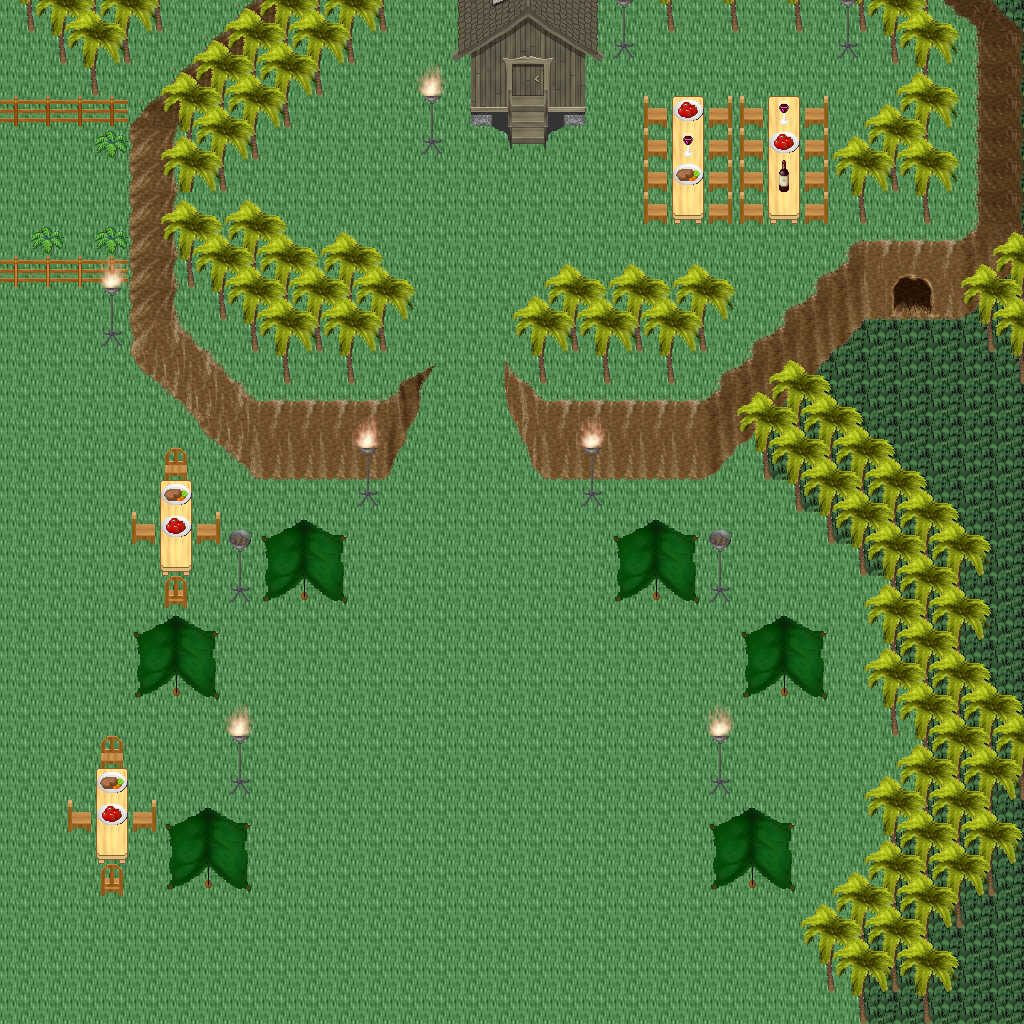

Below is a game level as drawn by its tile map, then a one-line description and the .tmx that defines it (tile-layer data replaced by summaries):
An orthogonal 32x32 tile map with 32x32 px tiles, 5 tile layers (Ground, Objects, Objects2, Above, ...), 1 hidden layer not drawn, 35 tilesets.

<map version="1.10" tiledversion="1.11.0" orientation="orthogonal" renderorder="right-down" width="32" height="32" tilewidth="32" tileheight="32" infinite="0" nextlayerid="11" nextobjectid="1">
 <tileset firstgid="1" name="ground_ground" tilewidth="32" tileheight="32" tilecount="33" columns="3">
  <image source="../drawable/ground_ground.png" width="96" height="352" />
 </tileset>
 <tileset firstgid="34" name="ground_water_pool" tilewidth="32" tileheight="32" tilecount="72" columns="3">
  <image source="../drawable/ground_water_pool.png" width="96" height="768" />
 </tileset>
 <tileset firstgid="106" name="ground_water_pool_corners" tilewidth="32" tileheight="32" tilecount="72" columns="3">
  <image source="../drawable/ground_water_pool_corners.png" width="96" height="768" />
 </tileset>
 <tileset firstgid="178" name="ground_grass_edges" tilewidth="32" tileheight="32" tilecount="36" columns="12">
  <image source="../drawable/ground_grass_edges.png" width="384" height="96" />
 </tileset>
 <tileset firstgid="214" name="ground_grass_corners" tilewidth="32" tileheight="32" tilecount="24" columns="6">
  <image source="../drawable/ground_grass_corners.png" width="192" height="128" />
 </tileset>
 <tileset firstgid="238" name="plant_tree_palm_tree" tilewidth="32" tileheight="32" tilecount="6" columns="2">
  <image source="../drawable/plant_tree_palm_tree.png" width="64" height="96" />
 </tileset>
 <tileset firstgid="244" name="logic_creature_animal" tilewidth="32" tileheight="32" tilecount="32" columns="8">
  <image source="../drawable/logic_creature_animal.png" width="256" height="128" />
 </tileset>
 <tileset firstgid="276" name="logic_collision" tilewidth="32" tileheight="32" tilecount="1" columns="1">
  <image source="../drawable/logic_collision.png" width="32" height="32" />
 </tileset>
 <tileset firstgid="277" name="ground_ridge_earth_pale" tilewidth="32" tileheight="32" tilecount="96" columns="12">
  <image source="../drawable/ground_ridge_earth_pale.png" width="384" height="256" />
 </tileset>
 <tileset firstgid="373" name="object_tent" tilewidth="32" tileheight="32" tilecount="9" columns="3">
  <image source="../drawable/object_tent.png" width="96" height="96" />
 </tileset>
 <tileset firstgid="382" name="furniture_light_iron_lamp" tilewidth="32" tileheight="32" tilecount="3" columns="1">
  <image source="../drawable/furniture_light_iron_lamp.png" width="32" height="96" />
 </tileset>
 <tileset firstgid="385" name="furniture_light_flames" tilewidth="32" tileheight="32" tilecount="6" columns="6">
  <image source="../drawable/furniture_light_flames.png" width="192" height="32" />
 </tileset>
 <tileset firstgid="391" name="furniture_table_long_front_on_pale" tilewidth="32" tileheight="32" tilecount="3" columns="1">
  <image source="../drawable/furniture_table_long_front_on_pale.png" width="32" height="96" />
 </tileset>
 <tileset firstgid="394" name="furniture_chair_wooden_pale" tilewidth="32" tileheight="32" tilecount="4" columns="2">
  <image source="../drawable/furniture_chair_wooden_pale.png" width="64" height="64" />
 </tileset>
 <tileset firstgid="398" name="item_food_meals_1" tilewidth="32" tileheight="32" tilecount="2" columns="2">
  <image source="../drawable/item_food_meals_1.png" width="64" height="32" />
 </tileset>
 <tileset firstgid="400" name="item_drink_red_wine" tilewidth="32" tileheight="32" tilecount="4" columns="2">
  <image source="../drawable/item_drink_red_wine.png" width="64" height="64" />
 </tileset>
 <tileset firstgid="404" name="item_fishrods" tilewidth="32" tileheight="32" tilecount="12" columns="4">
  <image source="../drawable/item_fishrods.png" width="128" height="96" />
 </tileset>
 <tileset firstgid="416" name="building_wall_wood" tilewidth="32" tileheight="32" tilecount="16" columns="4">
  <image source="../drawable/building_wall_wood.png" width="128" height="128" />
 </tileset>
 <tileset firstgid="432" name="building_door_door_e" tilewidth="32" tileheight="32" tilecount="6" columns="2">
  <image source="../drawable/building_door_door_e.png" width="64" height="96" />
 </tileset>
 <tileset firstgid="438" name="building_door_door_w" tilewidth="32" tileheight="32" tilecount="6" columns="2">
  <image source="../drawable/building_door_door_w.png" width="64" height="96" />
 </tileset>
 <tileset firstgid="444" name="item_pot_barrel_tall" tilewidth="32" tileheight="32" tilecount="2" columns="1">
  <image source="../drawable/item_pot_barrel_tall.png" width="32" height="64" />
 </tileset>
 <tileset firstgid="446" name="building_fence_fence_chunky" tilewidth="32" tileheight="32" tilecount="21" columns="3">
  <image source="../drawable/building_fence_fence_chunky.png" width="96" height="224" />
 </tileset>
 <tileset firstgid="467" name="plant_bush_blue_green" tilewidth="32" tileheight="32" tilecount="1" columns="1">
  <image source="../drawable/plant_bush_blue_green.png" width="32" height="32" />
 </tileset>
 <tileset firstgid="468" name="logic_item_sheepfood" tilewidth="32" tileheight="32" tilecount="1" columns="1">
  <image source="../drawable/logic_item_sheepfood.png" width="32" height="32" />
 </tileset>
 <tileset firstgid="469" name="logic_creature_sheep" tilewidth="32" tileheight="32" tilecount="1" columns="1">
  <image source="../drawable/logic_creature_sheep.png" width="32" height="32" />
 </tileset>
 <tileset firstgid="470" name="logic_creature_amazon" tilewidth="32" tileheight="32" tilecount="16" columns="8">
  <image source="../drawable/logic_creature_amazon.png" width="256" height="64" />
 </tileset>
 <tileset firstgid="486" name="logic_item_fruits" tilewidth="32" tileheight="32" tilecount="16" columns="8">
  <image source="../drawable/logic_item_fruits.png" width="256" height="64" />
 </tileset>
 <tileset firstgid="502" name="plant_pineapple_plant" tilewidth="32" tileheight="32" tilecount="6" columns="2">
  <image source="../drawable/plant_pineapple_plant.png" width="64" height="96" />
 </tileset>
 <tileset firstgid="508" name="logic_portal" tilewidth="32" tileheight="32" tilecount="24" columns="8">
  <image source="../drawable/logic_portal.png" width="256" height="96" />
 </tileset>
 <tileset firstgid="532" name="ground_grass_2" tilewidth="32" tileheight="32" tilecount="21" columns="3">
  <image source="../drawable/ground_grass_2.png" width="96" height="224" />
 </tileset>
 <tileset firstgid="553" name="light_dim_yellow_light_7x5" tilewidth="32" tileheight="32" tilecount="35" columns="7">
  <image source="../drawable/light_dim_yellow_light_7x5.png" width="224" height="160" />
 </tileset>
 <tileset firstgid="588" name="light_yellow_light_5x5" tilewidth="32" tileheight="32" tilecount="25" columns="5">
  <image source="../drawable/light_yellow_light_5x5.png" width="160" height="160" />
 </tileset>
 <tileset firstgid="613" name="building_huts" tilewidth="32" tileheight="32" tilecount="338" columns="26">
  <image source="../drawable/building_huts.png" width="832" height="416" />
 </tileset>
 <tileset firstgid="951" name="logic_creature_spider" tilewidth="32" tileheight="32" tilecount="3" columns="3">
  <image source="../drawable/logic_creature_spider.png" width="96" height="32" />
 </tileset>
 <tileset firstgid="954" name="logic_creature_reptile" tilewidth="32" tileheight="32" tilecount="7" columns="7">
  <image source="../drawable/logic_creature_reptile.png" width="224" height="32" />
 </tileset>
 <layer id="1" name="Ground" width="32" height="32">
  <data>[1024 cells, 1024 non-empty, 2 distinct tile ids]</data>
 </layer>
 <layer id="2" name="Objects" width="32" height="32">
  <data>[1024 cells, 373 non-empty, 55 distinct tile ids]</data>
 </layer>
 <layer id="3" name="Objects2" width="32" height="32">
  <data>[1024 cells, 152 non-empty, 37 distinct tile ids]</data>
 </layer>
 <layer id="4" name="Above" width="32" height="32">
  <data>[1024 cells, 185 non-empty, 20 distinct tile ids]</data>
 </layer>
 <layer id="5" name="Above2" width="32" height="32">
  <data>[1024 cells, 30 non-empty, 2 distinct tile ids]</data>
 </layer>
 <layer id="6" name="Walkable" width="32" height="32" visible="0">
  <data>[1024 cells, 372 non-empty, 1 distinct tile ids]</data>
 </layer>
 <objectgroup id="7" name="Mapevents" />
 <objectgroup id="8" name="Spawn" />
 <objectgroup id="9" name="Keys" />
 <objectgroup id="10" name="Replace" />
</map>
